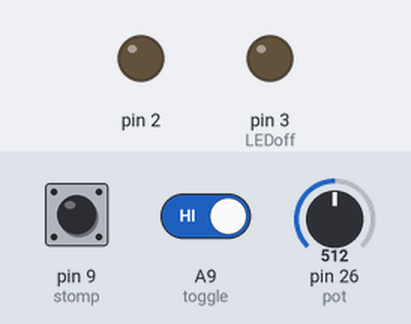
The sketch below on a simulated Teensy 4. On the bench: output pins drawn as LEDs (lit = HIGH). The test bench sets the inputs (shaded band); at power-on: pin 9 (stomp) HIGH, A9 (toggle) HIGH, pin 26 (pot) = 512. Pins used as bus, display or sensor lines are not drawn.

Above: at 1.2 s.
1.3 s: pin 9 (stomp) pulsed LOW 5 times (0.12 s each, 0.3 s apart)
At 1.75 s:
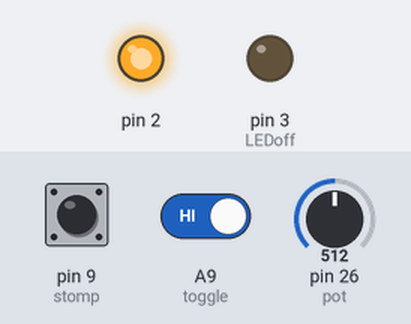
4.3 s: pin 9 (stomp) pulled LOW for 0.15 s
At 5.4 s:
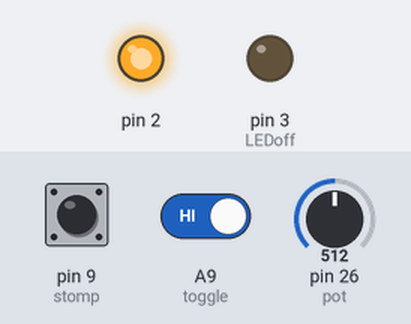
5.9 s: pin 9 (stomp) pulled LOW for 1 s
At 6.6 s:
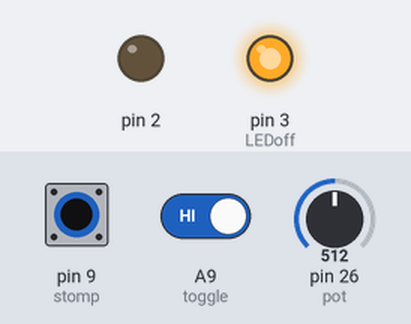
Timing chart, 0 to 8.9 s (numbered marks = the images above; inputs shaded):
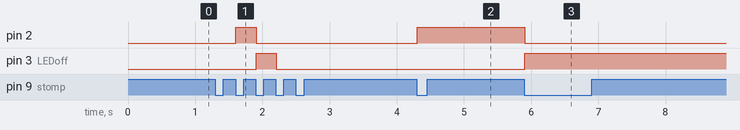

Measured:
- after the input at 1.3 s, pin 2: LOW → HIGH after 0.31 s, → LOW 0.30 s later; pin 3 (LEDoff): LOW → HIGH after 0.61 s, → LOW 0.30 s later
- after the input at 4.3 s, pin 2: LOW → HIGH at once
- after the input at 5.9 s, pin 2: HIGH → LOW at once; pin 3 (LEDoff): LOW → HIGH at once

The sketch:

usbMIDItest.ino
```cpp
#include <Bounce.h>                           //Bounce library provides easy setup for debouncing switch/button

int pot, LEDoff;
int preset=1;
int prevpot=-1;

Bounce stomp=Bounce(9, 5);                    //variables for debouncing. Indicates pin and debounce time in ms
Bounce toggle=Bounce(23, 7);

void setup() {
  // put your setup code here, to run once:
pinMode(9,INPUT_PULLUP);
pinMode(23,INPUT_PULLUP);
pinMode(0,OUTPUT);
pinMode(1,OUTPUT);
pinMode(2,OUTPUT);
pinMode(3,OUTPUT);
digitalWrite(0,HIGH);                           //for LED tracking of ProgramChange message. initial ProgramChange value is 0
digitalWrite(1,LOW);                            //LED for PC1 message
digitalWrite(2,LOW);                            //LED for PC2 message
digitalWrite(3,LOW);                            //LED for PC3 message
}

void loop() {
  // put your main code here, to run repeatedly:
pot=analogRead(A12)/8;                          //convert pot value to MIDI value. MIDI=0-127. pot=0-1023
toggle.update();                                //upadate button status
stomp.update();

switches();                                     //send a MIDI ControlChange message when a switch is toggled
recall();                                       //send a MIDI ProgramChange message when a button is pressed
knobs();                                        //send MIDI ControlChange messages as a knob turns

while(usbMIDI.read()){                          //required to prevent issues according to teensy website
}
}

void switches(){
  if(toggle.fallingEdge()){
    usbMIDI.sendControlChange(65,64,1);
  }
  if(toggle.risingEdge()){
    usbMIDI.sendControlChange(65,63,1);
  }
}

void recall(){
  if(stomp.fallingEdge()){
    usbMIDI.sendProgramChange(preset,1);        //ProgramChange typically used to recall saved presets. Preset value corresponds to ProgramChange value
    digitalWrite(preset,!digitalRead(preset));  //For LED tracking of ProgramChange value. Turns LED that corresponds to the sent ProgramChange value on
    LEDoff=preset-1;                            //Saves pin value of previous ProgramChange message
    if(preset==0){                              //fix LEDoff value after resetting ProgramChange value to initial state
      LEDoff=3;
    }
    digitalWrite(LEDoff,!digitalRead(LEDoff));  //turns LED that corresponds to previous ProgramChange value off
    ++preset;                                   //Cycle to one of 4 ProgramChange values each time the function is called
    if(preset==4){                              //Reset ProgramChange value to initial state
      preset=0;
    }
  }
}

void knobs(){
  if(pot>prevpot+1||pot<prevpot-1){             //sensitivity is -1 to +1
    pot=analogRead(A12)/8;                      //recheck value for accuracy
    usbMIDI.sendControlChange(52,pot,1);
    prevpot=pot;
  }
}
```

Source omitted: usb_desc.c (142081 bytes), usb_desc.h (45929 bytes)
